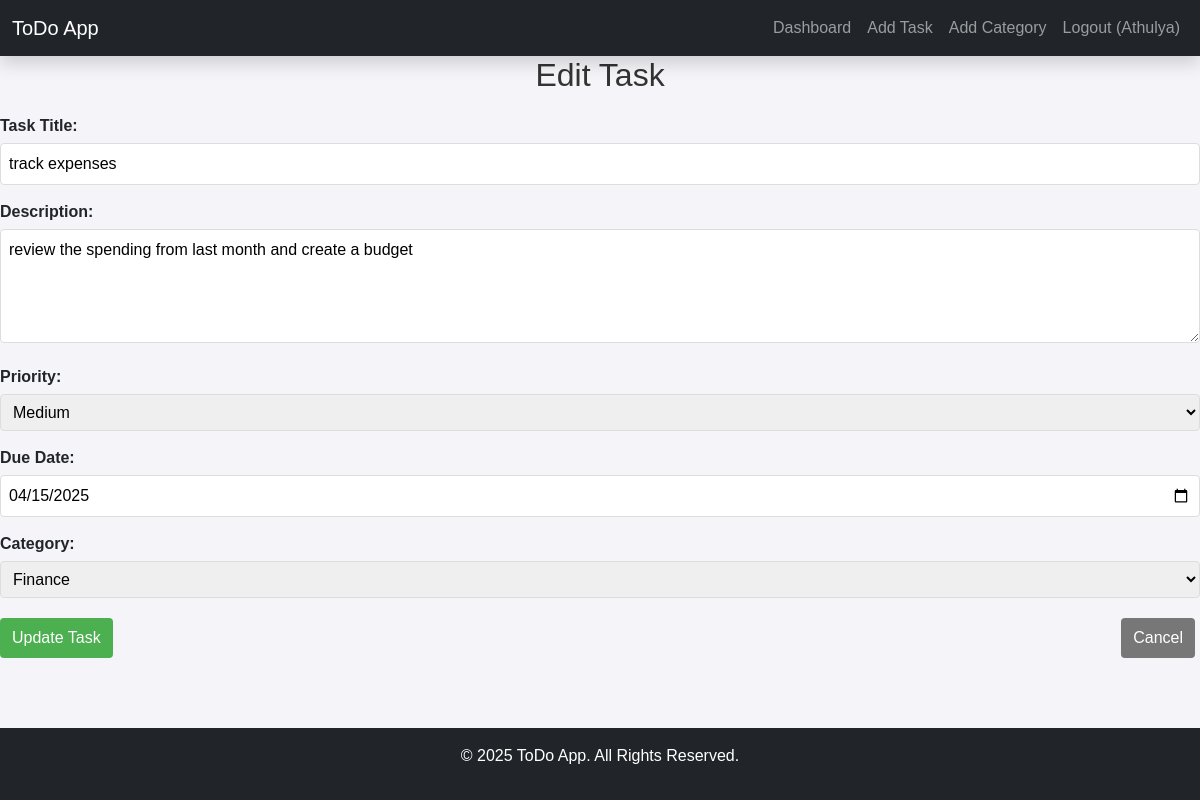
Page /edit-task/14/ (signed in) on the committed database.
### todo/models.py (models this page shows, shortened)
class Task(models.Model):
    PRIORITY_CHOICES = [
        ('low', 'Low'),
        ('medium', 'Medium'),
        ('high', 'High'),
    ]
    title = models.CharField(max_length=200)
    description = models.TextField(blank=True, null=True)
    created_date = models.DateTimeField(auto_now_add=True)
    due_date = models.DateField(blank=True, null=True)
    priority = models.CharField(max_length=10, choices=PRIORITY_CHOICES, default='medium')
    completed = models.BooleanField(default=False)
    user = models.ForeignKey(User, on_delete=models.CASCADE)
    category = models.ForeignKey(Category, on_delete=models.SET_NULL, null=True, blank=True)

class Category(models.Model):
    name = models.CharField(max_length=100)
    user = models.ForeignKey(User, on_delete=models.CASCADE)
    class Meta:
        verbose_name_plural = "Categories"

### todo/views.py (the view, shortened to what this page needs)
# urls.py: path('edit-task/<int:task_id>/', views.edit_task, name='edit_task'),
def edit_task(request, task_id):
    if 'id' not in request.session:
        return redirect('login')
    user_id = request.session['id']
    task = get_object_or_404(Task, id=task_id, user_id=user_id)
    categories = Category.objects.filter(user_id=user_id)
    return render(request, 'edit_task.html', {'task': task, 'categories': categories})

### templates/edit_task.html (shortened to what this page needs)
{% extends 'base.html' %}
{% block content %}
    <h2>Edit Task</h2>
    <form method="POST">
        <div class="form-group">
            <label for="title">Task Title:</label>
            <input type="text" id="title" name="title" value="{{ task.title }}" required>
        </div>
        <div class="form-group">
            <label for="description">Description:</label>
            <textarea id="description" name="description" rows="4">{{ task.description }}</textarea>
        </div>
        <div class="form-group">
            <label for="priority">Priority:</label>
            <select id="priority" name="priority">
                <option value="medium" {% if task.priority == 'medium' %}selected{% endif %}>Medium</option>
            </select>
        </div>
        <div class="form-group">
            <label for="due_date">Due Date:</label>
            <input type="date" id="due_date" name="due_date" value="{% if task.due_date %}{{ task.due_date|date:'Y-m-d' }}{% endif %}">
        </div>
        <div class="form-group">
            <label for="category">Category:</label>
            <select id="category" name="category">
                {% for category in categories %}
                    <option value="{{ category.id }}" {% if task.category and task.category.id == category.id %}selected{% endif %}>{{ category.name }}</option>
                {% endfor %}
            </select>
        </div>
        <div class="form-buttons">
            <button type="submit" class="btn">Update Task</button>
            <a href="{% url 'dashboard' %}" class="btn btn-secondary">Cancel</a>
        </div>
    </form>
{% endblock %}

### static/css/style.css (style rules this page uses)
body { font-family: 'Arial', sans-serif; background-color: #f4f4f9; margin: 0; padding: 0; padding-top: 56px; }
h2 { font-size: 2rem; margin-bottom: 20px; text-align: center; color: #333; }
.form-group { margin-bottom: 20px; }
label { font-weight: bold; margin-bottom: 10px; display: block; }
input[type="text"], input[type="date"], input[type="email"], input[type="password"], textarea, select { width: 100%; padding: 10px; border: 1px solid #ddd; border-radius: 5px; font-size: 16px; box-sizing: border-box; }
.form-buttons { display: flex; justify-content: space-between; margin-top: 20px; }
.btn { padding: 10px 20px; font-size: 16px; border-radius: 5px; border: none; cursor: pointer; text-decoration: none; display: inline-block; }
.btn-secondary { background-color: #777; color: white; }

### templates/edit_task.html (style rules this page uses)
.form-group { margin-bottom: 15px; }
label { display: block; margin-bottom: 5px; font-weight: bold; }
input[type="text"], input[type="date"], textarea, select { width: 100%; padding: 8px; border: 1px solid #ddd; border-radius: 4px; box-sizing: border-box; }
.form-buttons { margin-top: 20px; }
.btn { display: inline-block; padding: 8px 12px; background-color: #4CAF50; color: white; text-decoration: none; border-radius: 4px; border: none; cursor: pointer; margin-right: 5px; }
.btn-secondary { background-color: #777; }

### rows in the picture
Task: title "track expenses", description "review the spending from last month and create a budget", priority "Medium", due_date "04/15/2025", category "Finance"

### other values in the picture
{{ request.session.name }} "Athulya"
